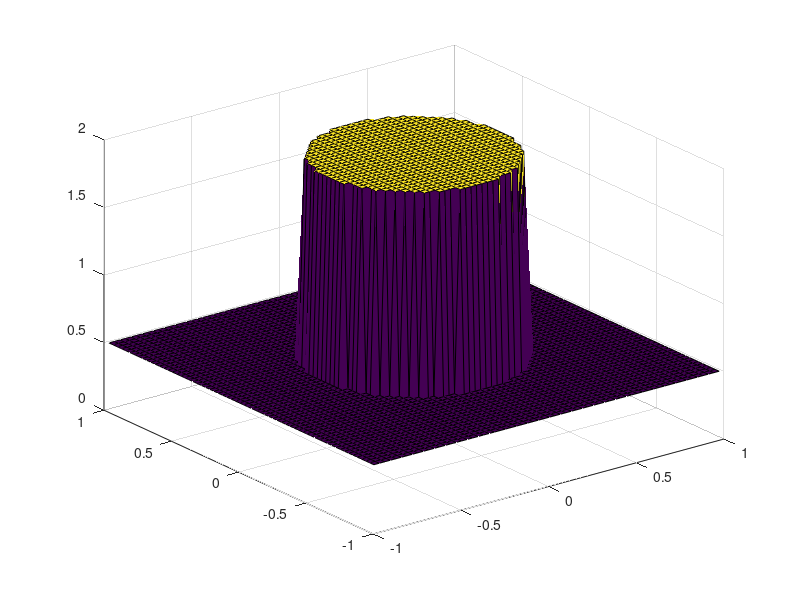

MATLAB code to generate this figure: (Note: this script raises an error after producing the figure.)
% 2D Finite Volume MUSCL scheme for the Shallow Water Equations
% based on the Rusanov fluxclear;
clear;
global gravity;
gravity = 9.81;
%% Computational domain
xL = -1; xR = 1;
yL = -1; yR =  1;
time = 0;
tend = 0.1;
%% Mesh generation
Nx = 64;
Ny = Nx;
CFL = 0.9;
dx = (xR-xL)/Nx;
dy = (yR-yL)/Ny;
x = linspace(xL + dx/2,xR - dx/2,Nx);
y = linspace(yL + dy/2,yR - dy/2,Ny);
%% Initial conditions
Q = zeros(3,Nx,Ny);
Qnew = zeros(3,Nx,Ny);
for i=1:Nx
    for j=1:Ny
        r = sqrt(x(i)^2+y(j)^2);
        if (r < 0.5)
            Q(:,i,j) = [2 ; 0 ; 0 ];
        else
            Q(:,i,j) = [0.5 ; 0 ; 0];
        end
    end
end
surf(x,y,squeeze(Q(1,:,:))')
axis([xL xR yL yR 0 2])
%% Allocate auxiliary arrays
Qxm = zeros(3,Nx,Ny);
Qxp = zeros(3,Nx,Ny);
Qym = zeros(3,Nx,Ny);
Qyp = zeros(3,Nx,Ny);
slopeX = zeros(3,Nx,Ny);
slopeY = zeros(3,Nx,Ny);
%% FV solver
NMAX = 1000000;
% Time loop
for n=1:NMAX
    % Computation of the time step 
    amax_x = 0; amax_y = 0;
    for i=1:Nx
        for j=1:Ny
            amax_x = max( amax_x, max( abs( lambdax(Q(:,i,j) ) ) ) );
            amax_y = max( amax_y, max( abs( lambday(Q(:,i,j) ) ) ) );
        end
    end
    dt = CFL / ( amax_x/dx + amax_y/dy );
    % Ensure tend
    if (time+dt>tend)
        dt = tend-time;
    end
    % Stop criterium
    if (time>=tend)
        break
    end
    
%% Piecewise linear reconstruction in space and time
    for i=1:Nx
        for j=1:Ny      
            % X - direction
            if (i==1)
                slopeX(:,i,j) = zeros(3,1);
            elseif(i==Nx)
                slopeX(:,i,j) = zeros(3,1);
            else
                slopeX(:,i,j) = minmod(Q(:,i,j)-Q(:,i-1,j),Q(:,i+1,j)-Q(:,i,j));
            end
            %
            % Y - direction
            if (j==1)
                slopeY(:,i,j) = zeros(3,1);
            elseif(j==Ny)
                slopeY(:,i,j) = zeros(3,1);
            else
                slopeY(:,i,j) = minmod(Q(:,i,j)-Q(:,i,j-1),Q(:,i,j+1)-Q(:,i,j));
            end
            % Compute extrapolated X-data at the cell boundaries
            Qxm(:,i,j) = Q(:,i,j) - 0.5*slopeX(:,i,j);
            Qxp(:,i,j) = Q(:,i,j) + 0.5*slopeX(:,i,j);
            % Compute extrapolated Y-data at the cell boundaries
            Qym(:,i,j) = Q(:,i,j) - 0.5*slopeY(:,i,j);
            Qyp(:,i,j) = Q(:,i,j) + 0.5*slopeY(:,i,j);
            % Compute time derivative from the PDE:
            Q_t =-(f(Qxp(:,i,j)) - f(Qxm(:,i,j)))/dx - ...
                (g(Qyp(:,i,j)) - g(Qym(:,i,j)))/dy;
            % Evolve in time boundary extrapolated X-data
            Qxm(:,i,j) = Qxm(:,i,j) + 0.5*dt*Q_t;
            Qxp(:,i,j) = Qxp(:,i,j) + 0.5*dt*Q_t;
            % Evolve in time boundary extrapolated Y-data
            Qym(:,i,j) = Qym(:,i,j) + 0.5*dt*Q_t;
            Qyp(:,i,j) = Qyp(:,i,j) + 0.5*dt*Q_t;
        end
    end
%% Standard first-order finite volume
    for i=1:Nx
        % Flux in x direction
        for j=1:Ny
            if (i==1)
                QBC = Q(:,i,j);
                QBC(2) = - QBC(2);
                fm = RusanovSW_x(QBC,Qxm(:,i,j));
                fp = RusanovSW_x(Qxp(:,i,j),Qxm(:,i+1,j));
            elseif (i==Nx)
                QBC = Q(:,i,j);
                QBC(2) = - QBC(2);
                fm = RusanovSW_x(Qxp(:,i-1,j),Qxm(:,i,j));
                fp = RusanovSW_x(Qxp(:,i,j),  QBC);
            else
                fm = RusanovSW_x(Qxp(:,i-1,j),Qxm(:,i,j));
                fp = RusanovSW_x(Qxp(:,i,j),  Qxm(:,i+1,j));
                if (max(abs(Q(:,i,j)-Q(:,i-1,j))) > 0)
                    Q_t = 0;
                end                 
            end
            % Flux in y direction
            if (j==1)
                QBC = Q(:,i,j);
                QBC(3) = - QBC(3);
                gm = RusanovSW_y(QBC,Qym(:,i,j));
                gp = RusanovSW_y(Qyp(:,i,j),Qym(:,i,j+1));
            elseif (j==Ny)
                QBC = Q(:,i,j);
                QBC(3) = - QBC(3);
                gm = RusanovSW_y(Qyp(:,i,j-1),Qym(:,i,j));
                gp = RusanovSW_y(Qyp(:,i,j),QBC);
            else
                gm = RusanovSW_y(Qyp(:,i,j-1),Qym(:,i,j));
                gp = RusanovSW_y(Qyp(:,i,j),Qym(:,i,j+1));
                if (max(abs(Q(:,i,j)-Q(:,i,j-1))) > 0)
                    Q_t = 0;
                end                 
            end
            % Computation of the solution at the new time step using
            % FV
            Qnew(:,i,j) = Q(:,i,j) - dt/dx*(fp-fm) - dt/dy*(gp-gm);
        end
    end        
    % Overwrite solution
    Q = Qnew;
    % Update time
    time = time +dt; 

    % Plot solution
    subplot(1,2,1)
    surf(x,y,squeeze(Q(1,:,:))','EdgeColor','none','FaceColor','interp')
    axis([xL xR yL yR 0 2])
    title(strcat('Time = ',num2str(time)))
    light('Position',[-3 -1 1],'Style','local')
    %
    subplot(1,2,2)
    plot(x,Q(1,:,Ny/2)','LineWidth',1.25)
    grid on
    xlim([xL xR])
    pause(0.001)
end


